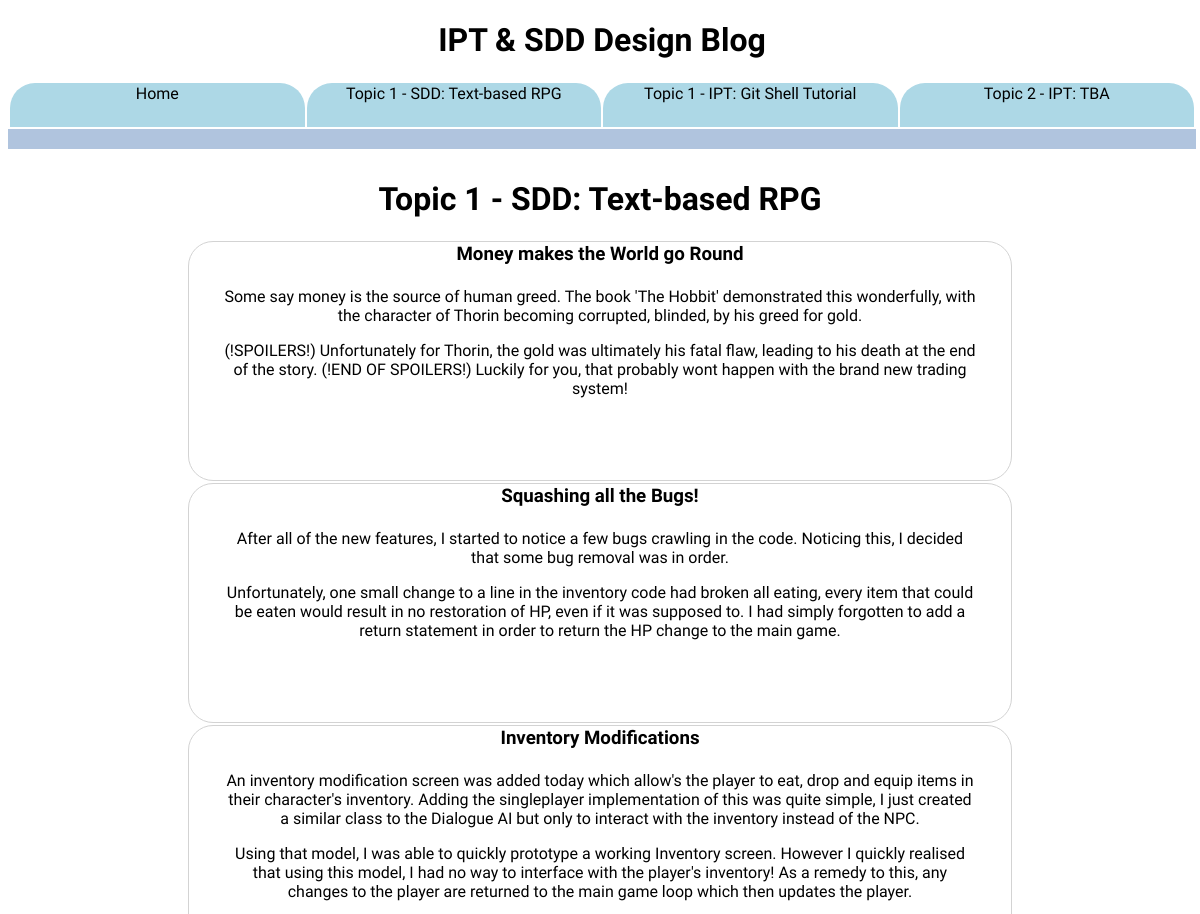
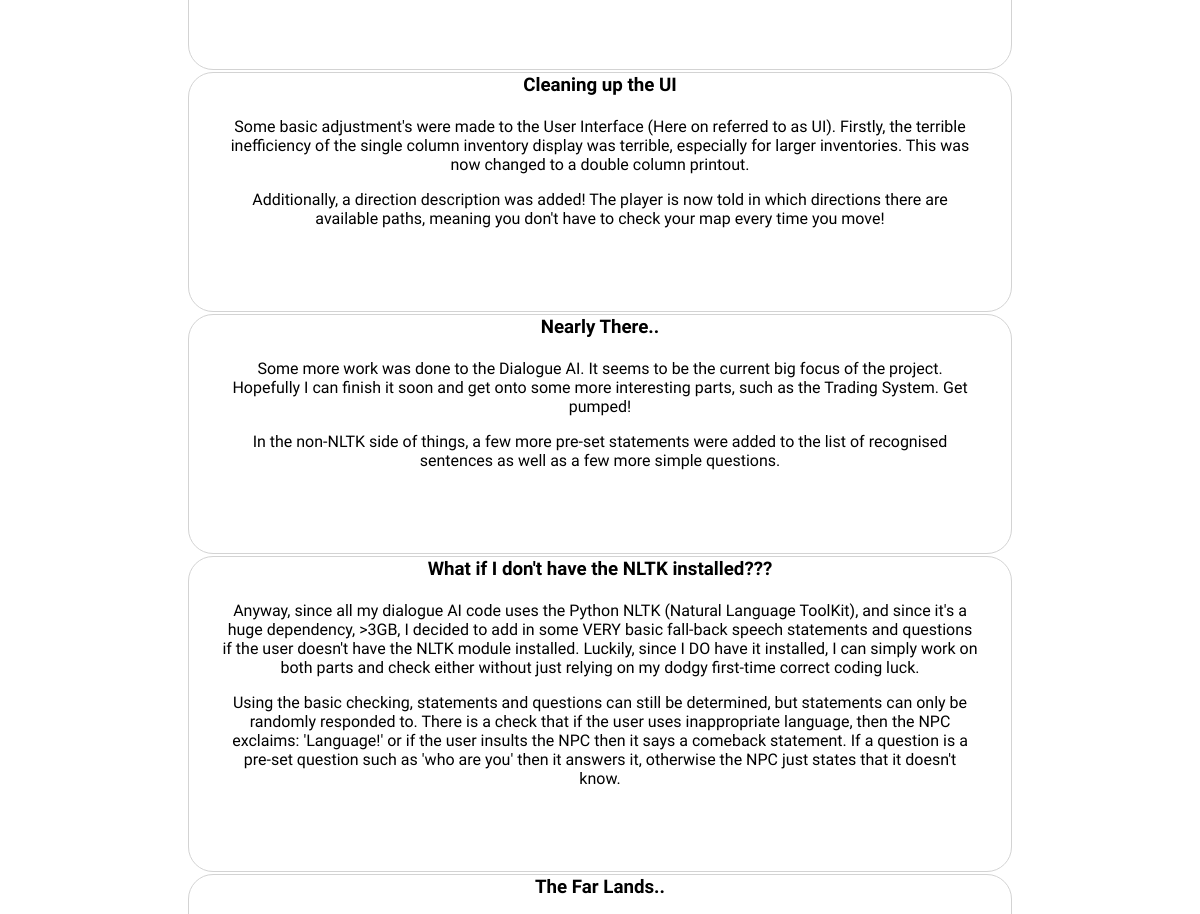
/topic/1 (upper part), run on an earlier commit of the app's database (2 pictures, top to bottom).
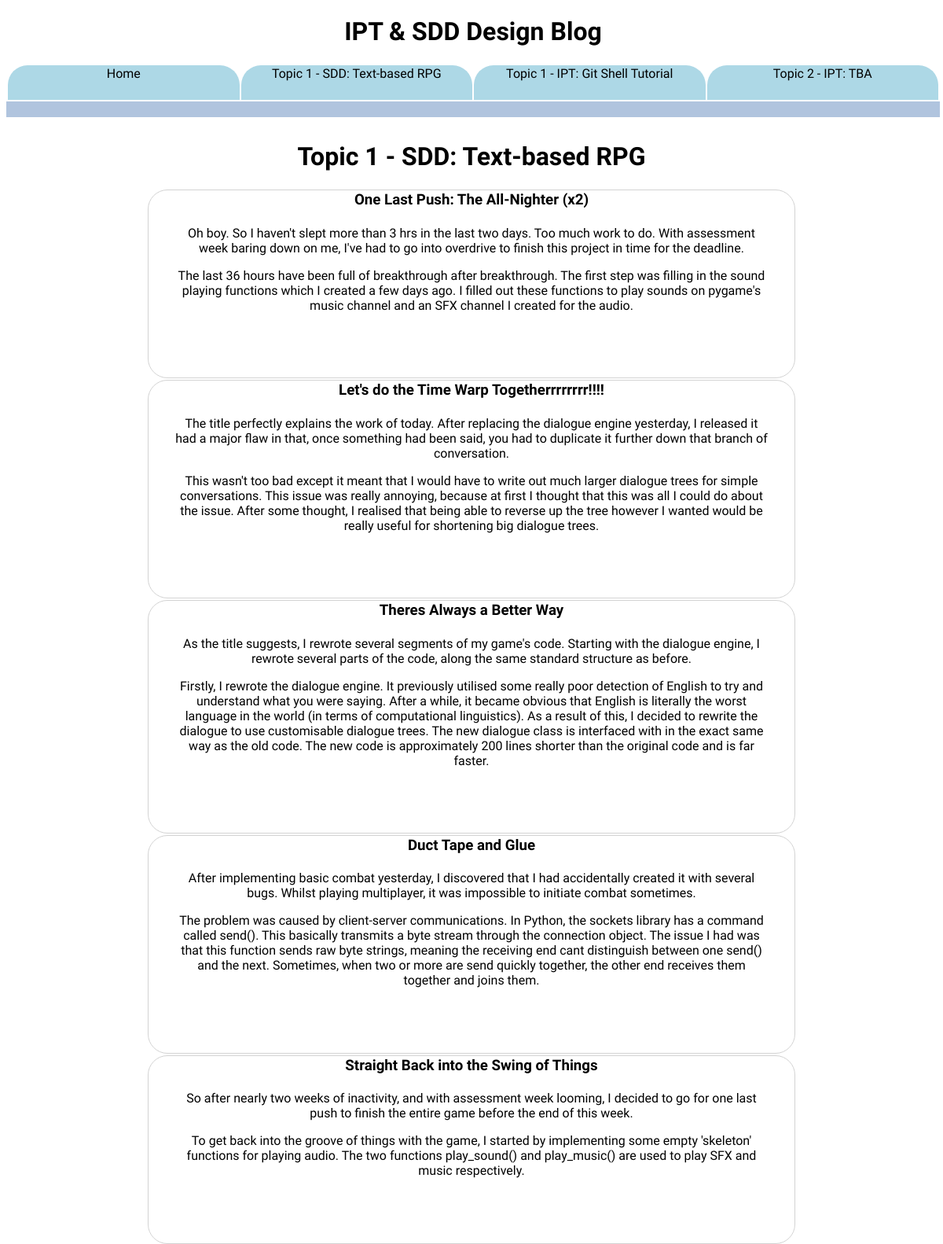
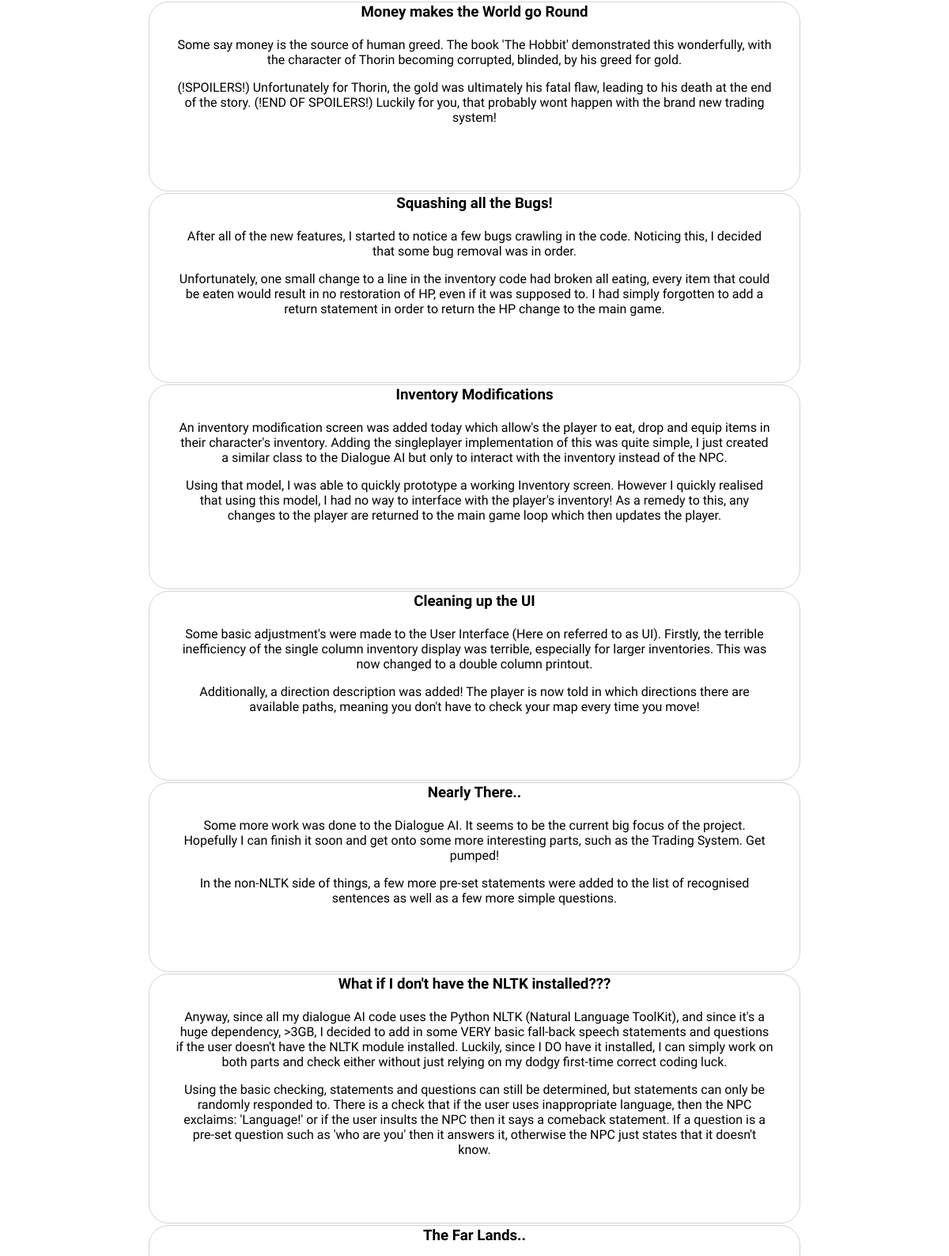
And on a later commit of the database (2 pictures, top to bottom).
### tables this page shows
CREATE TABLE topics (
  	id INTEGER NOT NULL,
  	title TEXT NOT NULL,
  	subtitle TEXT NOT NULL,
    created TEXT NOT NULL,
  	PRIMARY KEY (id)
);

CREATE TABLE posts (
  	id INTEGER NOT NULL,
  	topicid INTEGER NOT NULL,
  	title TEXT NOT NULL,
    message TEXT NOT NULL,
    created TIMESTAMP NOT NULL,
    image TEXT NOT NULL,
  	PRIMARY KEY (id),
  	FOREIGN KEY (topicid) REFERENCES topics(id) ON DELETE CASCADE
);

### School_Blog/main.py (the view)
@app.route('/topic/<topic_id>')
def topic_handler(topic_id):
	topic = Topic.get(topic_id)
	posts = Log.get_all(topic_id)
	return render_template('topic_template.html', title=topic.title+': '+topic.subtitle, posts=posts, topic=topic, topics=Topic.get_main_page())

### School_Blog/db.py (called while the page is built)
    @staticmethod
    def get_newest(tid):
        cur.execute('''SELECT * FROM posts WHERE topicid = ? ORDER BY created DESC''', (tid,))
        row = cur.fetchone()
        if row:
            id, tid, title, message, created, image = row
            return Log(eval(message), title, image, tid, id, created)

    @staticmethod
    def get_all(tid):
        logs = []
        cur.execute('''SELECT * FROM posts WHERE topicid = ? ORDER BY created DESC''', (tid,))
        for row in cur:
            id, tid, title, message, created, image = row
            logs.append( Log(eval(message), title, image, tid, id, created) )
        return logs

    @staticmethod
    def get(id):
        cur.execute('''SELECT * FROM topics WHERE id = ? ORDER BY created ASC''', (id,))
        row = cur.fetchone()
        if row:
            id, title, subtitle, date = row
            return Topic(title, subtitle, date, id)
        return None

    @staticmethod
    def get_main_page():
        cur.execute('''SELECT * FROM topics ORDER BY created''')
        topics = []
        i = 0
        for row in cur:
            if i == 3:
                break
            id, title, sub, date = row
            topics.append(Topic(title, sub, date, id))
            i += 1
        for i in range(len(topics)):
            post = Log.get_newest(topics[i].id)
            topics[i].post = post
        return topics

### School_Blog/templates/topic_template.html (shortened to what this page needs)
<!DOCTYPE html>
<html>
<head>
  <link rel="stylesheet" href="/static/css/main.css">
</head>
<body>
  <div class="header">
    <h1>IPT & SDD Design Blog</h1>
    <table>
      <tr>
        <td>
          <a href="/">Home</a>
        </td>
        {%for t in topics%}
        <td>
          <a href="/topic/{{t.id}}">{{t.title}}: {{t.subtitle}}</a>
        </td>
        {%endfor%}
      </tr>
    </table>
  </div>
  <div id="wide_body_content">
    <h1>{{topic.title}}: {{topic.subtitle}}</h1>
    <table>
    {%for post in posts%}
      <tr>
        <td class="topic">
          <a href="/post/{{post.id}}">
            <h3>{{post.title}}</h3>
            {%for line in post.text%}
              {%if post.text.index(line) < 2%}
                <p>{{line}}</p>
              {%endif%}
            {%endfor%}
          </a>
        </td>
      </tr>
    {%endfor%}
    </table>
  </div>
</body>
</html>

### School_Blog/static/css/main.css (style rules this page uses)
td { border-radius: 25px 25px 0px 0px; background-color: lightblue; width:17%; text-align: center; height: 30px; }
table { width: 100%; }
.topic { background-color: white; width:30%; text-align: center; height: 200px; margin: 4%; border: 1px solid lightgrey; border-radius: 25px; }
h3 { margin: 0; }
.header { width: 99%; position:fixed; background-color: white; top:0; border-bottom: 20px solid lightsteelblue; }
h1 { text-align:center; }
#wide_body_content { margin: 180px auto 0 auto; text-align: left; width: 70%; }
body { font-family: 'Sarpanch', sans-serif; }
a { text-decoration: none; color: black; display:block; height:100%; padding:4%; }

What changed in the data, as far as the page shows it:
added posts: title "One Last Push: The All-Nighter (x2)", text "Oh boy. So I haven't slept more than 3 hrs in the last two days. Too much work to do. With assessment week baring down on me, I've had to go into overdrive to finish this project in time for the deadline." "The last 36 hours have been full of breakthrough after breakthrough. The first step was filling in the sound playing functions which I created a few days ago. I filled out these functions to play sounds on pygame's music channel and an SFX channel I created for the audio."
added posts: title "Let's do the Time Warp Togetherrrrrrrr!!!!", text "The title perfectly explains the work of today. After replacing the dialogue engine yesterday, I released it had a major flaw in that, once something had been said, you had to duplicate it further down that branch of conversation." "This wasn't too bad except it meant that I would have to write out much larger dialogue trees for simple conversations. This issue was really annoying, because at first I thought that this was all I could do about the issue. After some thought, I realised that being able to reverse up the tree however I wanted would be really useful for shortening big dialogue trees."
added posts: title "Theres Always a Better Way", text "As the title suggests, I rewrote several segments of my game's code. Starting with the dialogue engine, I rewrote several parts of the code, along the same standard structure as before." "Firstly, I rewrote the dialogue engine. It previously utilised some really poor detection of English to try and understand what you were saying. After a while, it became obvious that English is literally the worst language in the world (in terms of computational linguistics). As a result of this, I decided to rewrite the dialogue to use customisable dialogue trees. The new dialogue class is interfaced with in the exact same way as the old code. The new code is approximately 200 lines shorter than the original code and is far faster."
added posts: title "Duct Tape and Glue", text "After implementing basic combat yesterday, I discovered that I had accidentally created it with several bugs. Whilst playing multiplayer, it was impossible to initiate combat sometimes." "The problem was caused by client-server communications. In Python, the sockets library has a command called send(). This basically transmits a byte stream through the connection object. The issue I had was that this function sends raw byte strings, meaning the receiving end cant distinguish between one send() and the next. Sometimes, when two or more are send quickly together, the other end receives them together and joins them."
added posts: title "Straight Back into the Swing of Things", text "So after nearly two weeks of inactivity, and with assessment week looming, I decided to go for one last push to finish the entire game before the end of this week." "To get back into the groove of things with the game, I started by implementing some empty 'skeleton' functions for playing audio. The two functions play_sound() and play_music() are used to play SFX and music respectively."
